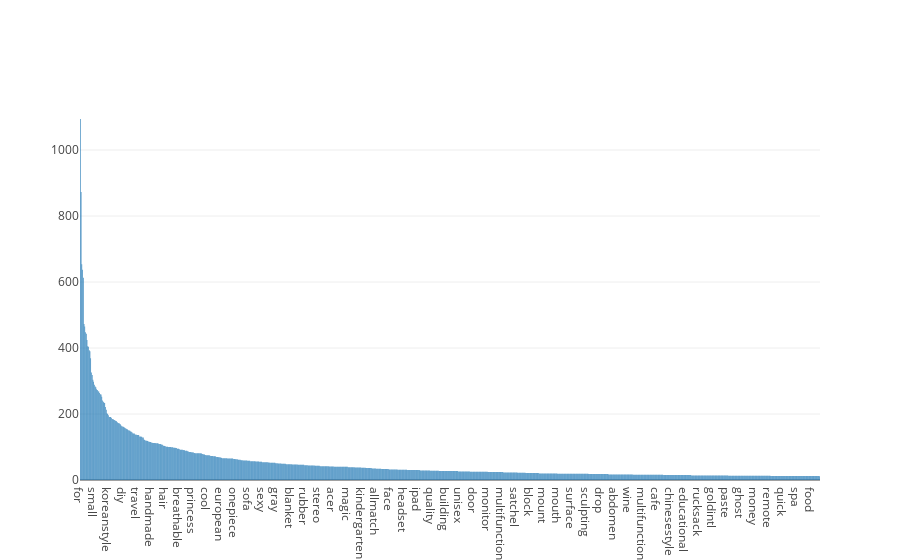

Source (notebook cell):
### Code cell
import plotly
import plotly.graph_objs as go

plotly.offline.init_notebook_mode(connected=True)

data = [go.Bar(
    x=ws_sorted.index[:1000],
    y=ws_sorted['count_all'][:1000]
)]

plotly.offline.iplot(data)

### Figure 1 — Plotly figure (JSON) as saved in the notebook; plotly's stock layout.template omitted (floating-point values rounded to 4 significant figures; data arrays with more than 128 entries replaced by an {"elided": "..."} marker saying what was removed)
{"data": [{"type": "bar", "x": {"elided": "1000 str values"}, "y": {"elided": "1000 int values"}}], "layout": {}}
